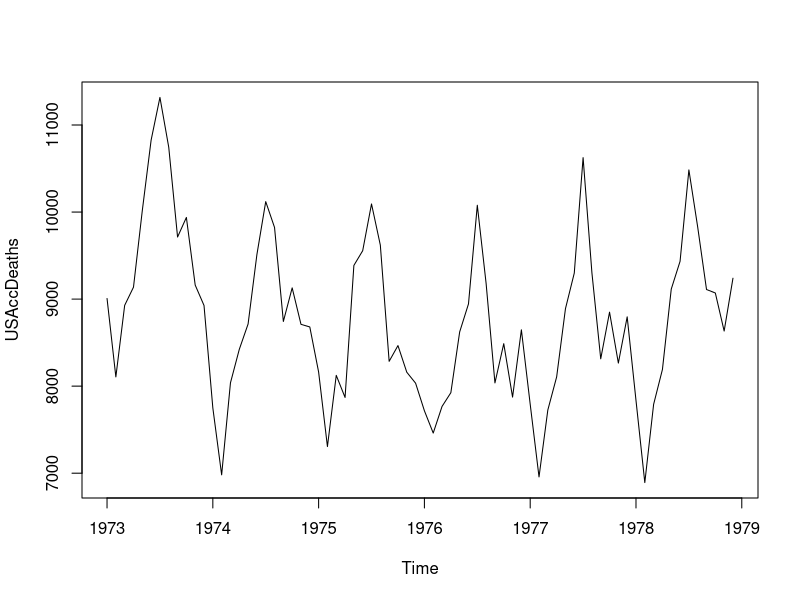
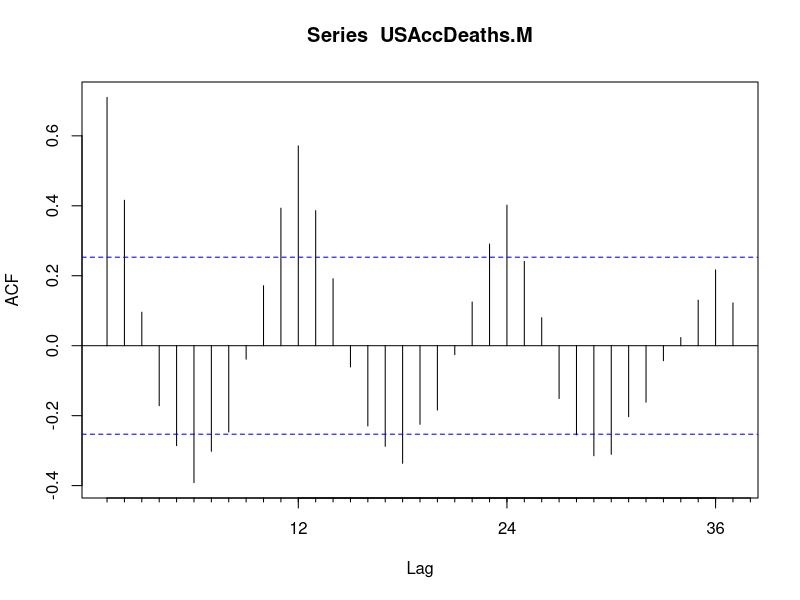
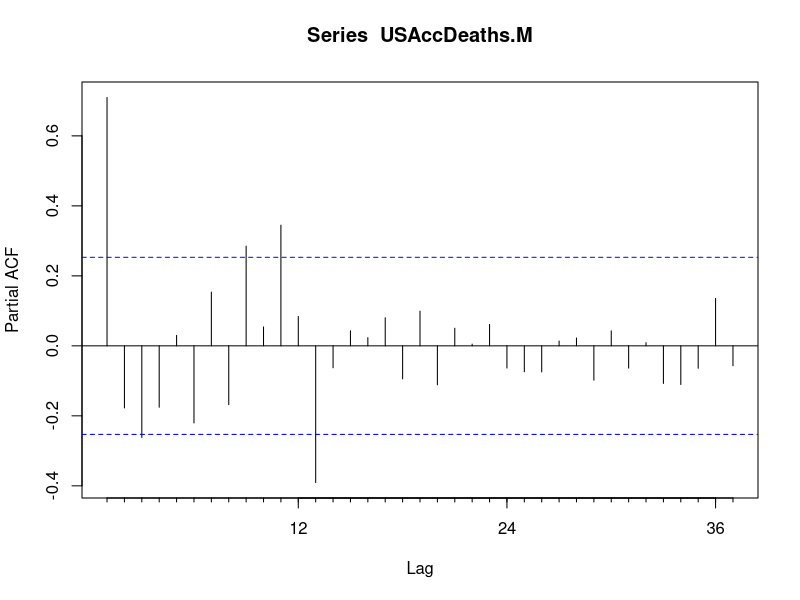
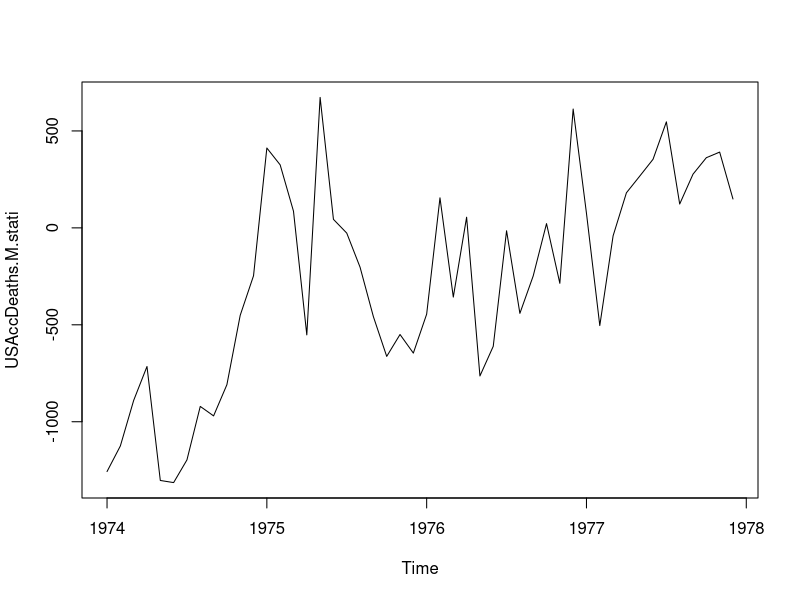
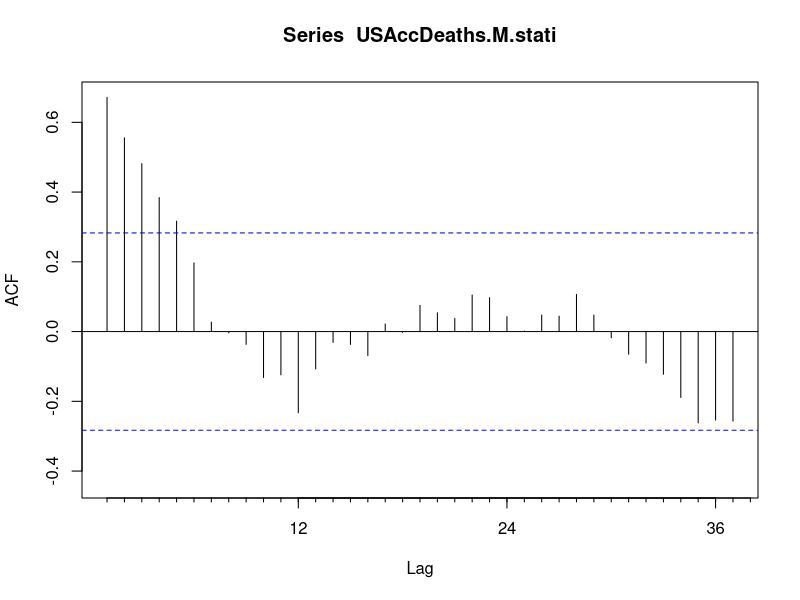
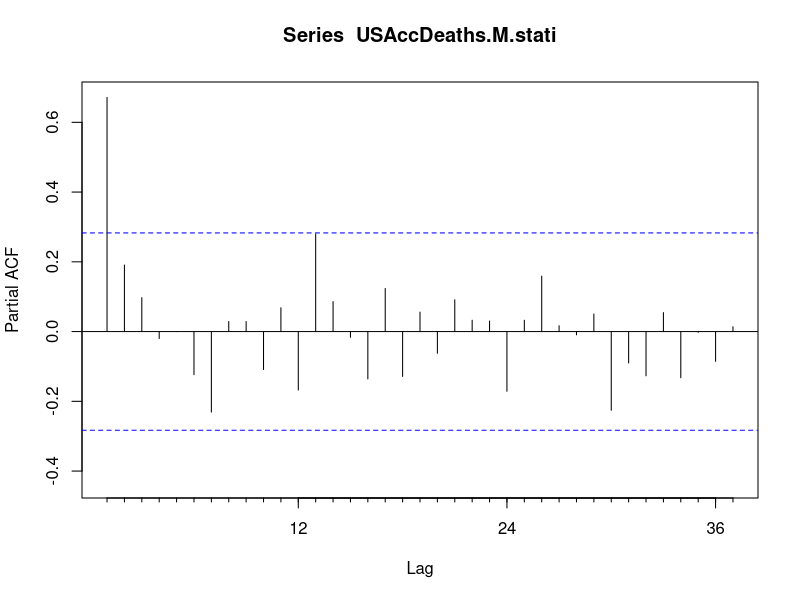
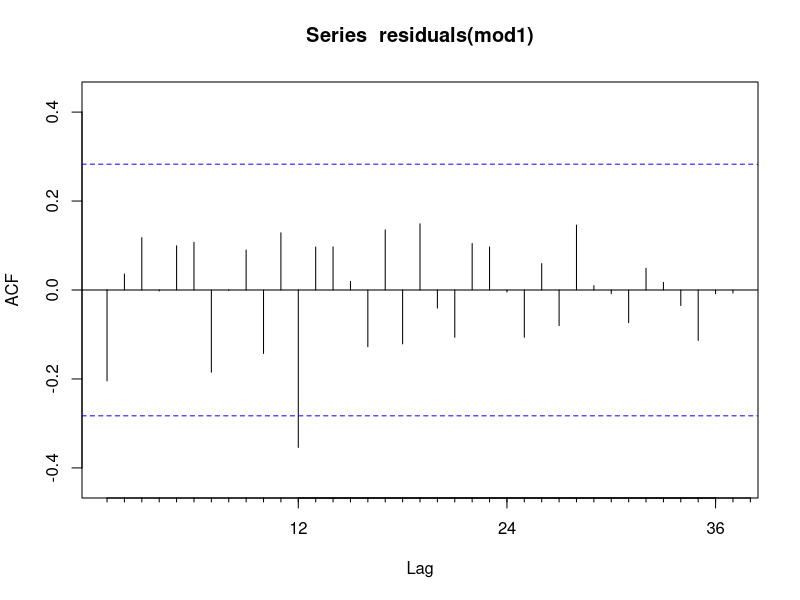
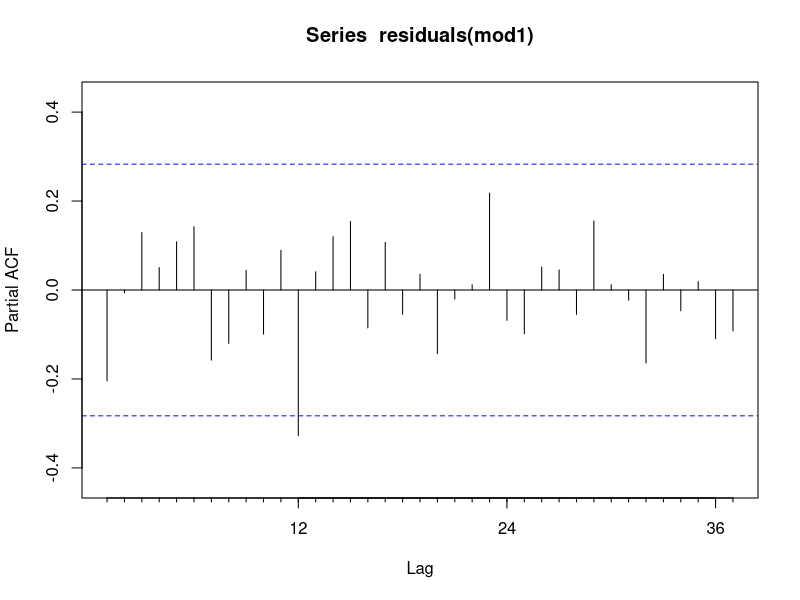

The R script that drew these images, in order:
## ---- chunk 1

knitr::opts_chunk$set(echo = FALSE, warning = FALSE)

## ---- chunk 2
library(forecast)
#tinytex::install_tinytex()
## ---- chunk 3
USAccDeaths.M = window(USAccDeaths, 1973, c(1977,12))
USAccDeaths.T = window(USAccDeaths, 1978)
print("USAccDeaths.T : ")
USAccDeaths.T
## ---- chunk 4
plot(USAccDeaths)
## ---- chunk 5
Acf(USAccDeaths.M, lag.max = 37)
## ---- chunk 6
Pacf(USAccDeaths.M, lag.max = 37)
## ---- chunk 7
USAccDeaths.M.stati = diff(USAccDeaths.M, lag = 12)
plot(USAccDeaths.M.stati)
## ---- chunk 8
Acf(USAccDeaths.M.stati, lag.max = 37)
## ---- chunk 9
Pacf(USAccDeaths.M.stati, lag.max = 37)
## ---- chunk 10
mod1 = Arima(USAccDeaths.M.stati, order = c(1,0,0))
summary(mod1)
## ---- chunk 11
Acf(residuals(mod1), lag.max = 37)
## ---- chunk 12
Pacf(residuals(mod1), lag.max = 37)
## ---- chunk 13
lag.plot(residuals(mod1), lags = 24)
## ---- chunk 14
mod2 = Arima(USAccDeaths.M.stati, order = c(1,0,0), seasonal = list(order = c(0,0,1)))
summary(mod2)
## ---- chunk 15
Acf(residuals(mod2))
## ---- chunk 16
Pacf(residuals(mod2))
## ---- chunk 17
mod3 = Arima(USAccDeaths.M.stati, order = c(1,1,0), seasonal = list(order = c(0,0,1)))
summary(mod3)
## ---- chunk 18
Acf(residuals(mod3))
## ---- chunk 19
Pacf(residuals(mod3))
## ---- chunk 20
lag.plot(residuals(mod2), lags = 25)
## ---- chunk 21
lag.plot(residuals(mod3), lags = 25)
## ---- chunk 22
mod2$coef
## ---- chunk 23
mod3$coef
## ---- chunk 24
sprintf("AIC du modèle 2 : %f", mod2$aic)
sprintf("AIC du modèle 3 : %f", mod3$aic)
## ---- chunk 25
modfinal = Arima(USAccDeaths.M, order = c(1,1,0), seasonal = list(order = c(0,1,1), period = 12))
summary(modfinal)
## ---- chunk 26
prevision =  forecast(modfinal, 12)

{plot(prevision)
points(USAccDeaths.T, type = "l", col = "red", lwd = 1.5)}
## ---- chunk 27
RMSE.lm <- sqrt(mean((prevision$mean - USAccDeaths.T)^2))
MAPE.lm <- mean(abs((prevision$mean - USAccDeaths.T)/abs(USAccDeaths.T)))

sprintf("RMSE : %f", RMSE.lm)
sprintf("MAPE : %f", MAPE.lm)
